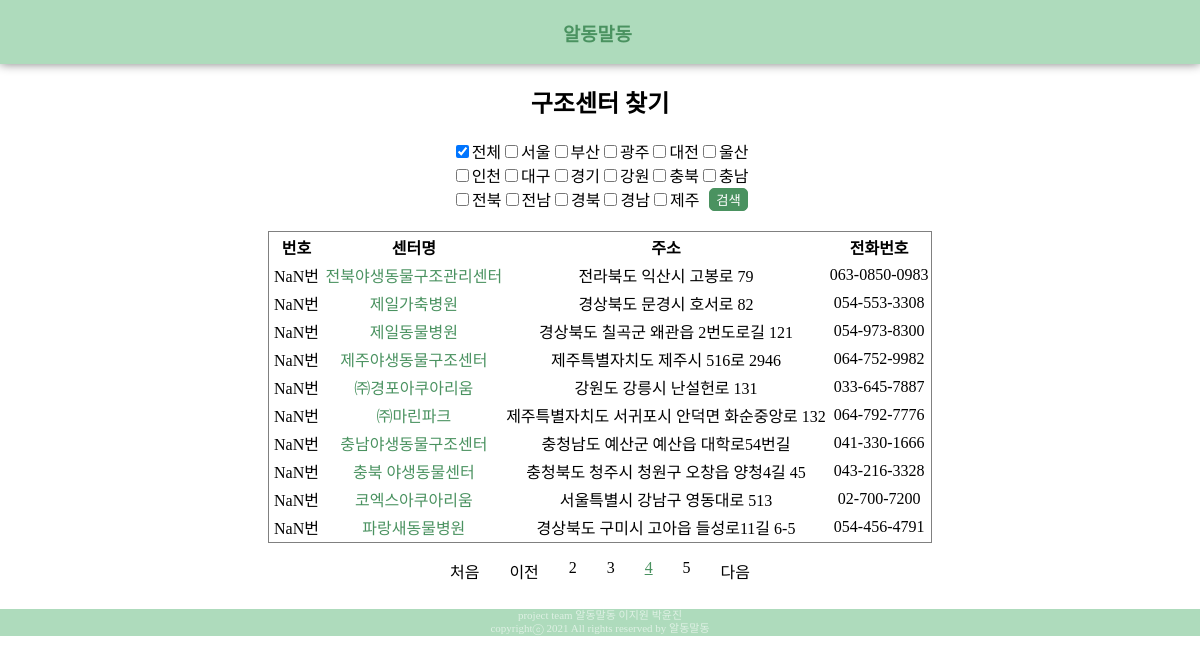
Page /sub1/?page=4 on the committed database.
### sub1app/models.py (models this page shows, shortened)
class RescueCenter(models.Model):
    name = models.CharField(max_length=30)
    address_road = models.CharField(max_length=50)
    address_parcdel = models.CharField(max_length=50, null=True)
    latitude = models.CharField(max_length=50, null=True)
    longitude = models.CharField(max_length=50, null=True)
    opentime = models.CharField(max_length=30)
    closetime = models.CharField(max_length=30)
    dayoff = models.CharField(max_length=30, null=True)
    designated = models.DateField(null=True, )
    area = models.TextField(null=True)
    num_Vet = models.IntegerField(null=True)
    num_Researcher = models.IntegerField(null=True)
    room_consulation = models.IntegerField(null=True)
    room_operating = models.IntegerField(null=True)
    room_image = models.IntegerField(null=True)
    room_hospital = models.IntegerField(null=True)
    room_genetic = models.IntegerField(null=True)
    room_remedical = models.IntegerField(null=True)
    room_isolated = models.IntegerField(null=True)
    num_vehicle = models.IntegerField(null=True)
    box	= models.TextField(null=True)
    equipment_trep = models.TextField(null=True)
    equipment_medical = models.TextField(null=True)
    explain	= models.TextField(null=True)
    representative = models.TextField(null=True)
    tel = models.CharField(max_length = 30)
    XXX = models.CharField(max_length=30)

### sub1app/views.py (the view)
# urls.py: path('', views.searchRC, name='searchRC'),
def searchRC(request):
    context = {}
    page = request.GET.get('page', 1) #페이지 디폴트 값1
    contents = RescueCenter.objects.all()
    if request.method == "POST":
        regions = request.POST.getlist('regions[]')
        print(regions)
        if '전체' in regions :
            context['results'] = contents
            context['regions'] = ["전체"]
            return render(request, 'sub1app/searchRc.html', context)
        else :
            results = contents.filter(XXX='임시')
            for reg in regions:
                temp = contents.filter(XXX=reg)
                results  = results.union(temp)
            context['results'] = results
            context['regions'] = regions
            return render(request, 'sub1app/searchRc.html', context)
    else :
        paginator = Paginator(contents, 10)#페이지 당 10개씩
        page_obj = paginator.get_page(page)
        context['results'] = page_obj
        context['regions'] = ["전체"]
        return render(request, 'sub1app/searchRc.html', context)

### sub1app/templates/sub1app/searchRC.html (shortened to what this page needs)
{% extends 'base.html' %}
{% load static %}
{% block style %}
    <link rel="stylesheet" href="{% static 'sub1app/searchRC.css' %}"  type='text/css'>
{% endblock %}
{% block content %}
    <h2>구조센터 찾기</h2>
    <form actions="{% url 'sub1app:searchRC' %}" method = "POST">
        <div class="options">
            <input type="checkbox" name="regions[]" value="전체" {% if '전체' in regions %}checked{% endif %}> 전체
            <input type="checkbox" name="regions[]" value="서울" {% if '서울' in regions %}checked{% endif %}> 서울
            <input type="checkbox" name="regions[]" value="부산" {% if '부산' in regions %}checked{% endif %}> 부산
            <input type="checkbox" name="regions[]" value="광주" {% if '광주' in regions %}checked{% endif %}> 광주
            <input type="checkbox" name="regions[]" value="대전" {% if '대전' in regions %}checked{% endif %}> 대전
            <input type="checkbox" name="regions[]" value="울산" {% if '울산' in regions %}checked{% endif %}> 울산<br>
            <input type="checkbox" name="regions[]" value="인천" {% if '인천' in regions %}checked{% endif %}> 인천
            <input type="checkbox" name="regions[]" value="대구" {% if '대구' in regions %}checked{% endif %}> 대구
            <input type="checkbox" name="regions[]" value="경기" {% if '경기' in regions %}checked{% endif %}> 경기
            <input type="checkbox" name="regions[]" value="강원" {% if '강원' in regions %}checked{% endif %}> 강원
            <input type="checkbox" name="regions[]" value="충북" {% if '충북' in regions %}checked{% endif %}> 충북
            <input type="checkbox" name="regions[]" value="충남" {% if '충남' in regions %}checked{% endif %}> 충남<br>
            <input type="checkbox" name="regions[]" value="전북" {% if '전북' in regions %}checked{% endif %}> 전북
            <input type="checkbox" name="regions[]" value="전남" {% if '전남' in regions %}checked{% endif %}> 전남
            <input type="checkbox" name="regions[]" value="경북" {% if '경북' in regions %}checked{% endif %}> 경북
            <input type="checkbox" name="regions[]" value="경남" {% if '경남' in regions %}checked{% endif %}> 경남
            <input type="checkbox" name="regions[]" value="제주" {% if '제주' in regions %}checked{% endif %}> 제주
            <button id="searchbtn" type = "submit">검색</button>
        </div>
    </form>
    <div class="list_RC">
        <table class="data_table">
            <thead>
            <tr>
                <td style="width: 50px;"><B>번호</B></td>
                <td><B>센터명</B></td>
                <td><B>주소</B></td>
                <td><B>전화번호</B></td>
            </tr>
            </thead>
            <tbody>
            {% for data in results %}
            <tr>
                <td><span class="linum">{{ data.pk }}</span>번</td>
                <td class="link"><a href="{% url 'sub1app:center_info' data.pk %}">{{ data.name }} </a></td>
                <td>{{ data.address_road}}</td>
                <td>{{ data.tel }}</td>
            </tr>
            {% empty %}
                데이터가 없습니다.
            {% endfor %}
        </table>
    </div>
    <div class="pages">
        <ul class="pagination">
            <li class="page-item">
                <a class="page-link" href="?page=1">처음</a>
            </li>
            {% if results.has_previous %}
            <li class="page-item">
                <a class="page-link" href="?page={{ results.previous_page_number }}">이전</a>
            </li>
            {% else %}
            <li class="page-item">
                <a class="page-link" tabindex="-1" aria-disabled="true" href="#">이전</a>
            </li>
            {% endif %}
            {% for page_number in results.paginator.page_range %}
                {% if page_number >= results.number|add:-2 and page_number <= results.number|add:2 %}
                    {% if page_number == results.number %}
                    <li class="page-item-active">
                        <a class="page-link" href="?page={{ page_number }}">{{ page_number }}</a>
                    </li>
                    {% else %}
                    <li class="page-item">
                        <a class="page-link" href="?page={{ page_number }}">{{ page_number }}</a>
                    </li>
                    {% endif %}
                {% endif %}
            {% endfor %}
            {% if results.has_next %}
            <li class="page-item">
                <a class="page-link" href="?page={{ results.next_page_number }}">다음</a>
            </li>
            {% else %}
            <li class="page-item">
                <a class="page-link" tabindex="-1" aria-disabled="true" href="#">다음</a>
            </li>
            {% endif %}
        </ul>
    </div>
{% endblock %}

### static/base.css (style rules this page uses)
body { margin: 0px; background-color:white; font-family: 'SCDream'; }

### sub1app/static/sub1app/searchRC.css (style rules this page uses)
.list_RC { display:flex; flex-direction:column; border: 1px solid gray; overflow:auto; }
.pagination { display:flex; width: 300px; justify-content: space-between; list-style-type: none; padding-inline-start: 0px; }
.page-link { color: black; text-decoration-line: none; }
.page-item-active a { color: #4A9260; text-decoration-line: underline; }
.data_table { width: 100%; min-width:300px; }
.link a { color: #4A9260; text-decoration-line: none; }
.options { display: flex; width: 315px; flex-wrap: wrap; justify-content: center; align-items: center; margin-bottom: 20px; }
#searchbtn { background-color: #4A9260; color: white; border: #4A9260 solid 0.5px; border-radius: 5px; margin-left: 10px; }
td { text-align: center; }

### rows in the picture
RescueCenter: name "전북야생동물구조관리센터", address_road "전라북도 익산시 고봉로 79", tel "063-0850-0983"
RescueCenter: name "제일가축병원", address_road "경상북도 문경시 호서로 82", tel "054-553-3308"
RescueCenter: name "제일동물병원", address_road "경상북도 칠곡군 왜관읍 2번도로길 121", tel "054-973-8300"
RescueCenter: name "제주야생동물구조센터", address_road "제주특별자치도 제주시 516로 2946", tel "064-752-9982"
RescueCenter: name "㈜경포아쿠아리움", address_road "강원도 강릉시 난설헌로 131", tel "033-645-7887"
RescueCenter: name "㈜마린파크", address_road "제주특별자치도 서귀포시 안덕면 화순중앙로 132", tel "064-792-7776"
RescueCenter: name "충남야생동물구조센터", address_road "충청남도 예산군 예산읍 대학로54번길", tel "041-330-1666"
RescueCenter: name "충북 야생동물센터", address_road "충청북도 청주시 청원구 오창읍 양청4길 45", tel "043-216-3328"
RescueCenter: name "코엑스아쿠아리움", address_road "서울특별시 강남구 영동대로 513", tel "02-700-7200"
RescueCenter: name "파랑새동물병원", address_road "경상북도 구미시 고아읍 들성로11길 6-5", tel "054-456-4791"

### other values in the picture
{{ page_number }} "2" "3" "5"
{{ page_number }} "4"
